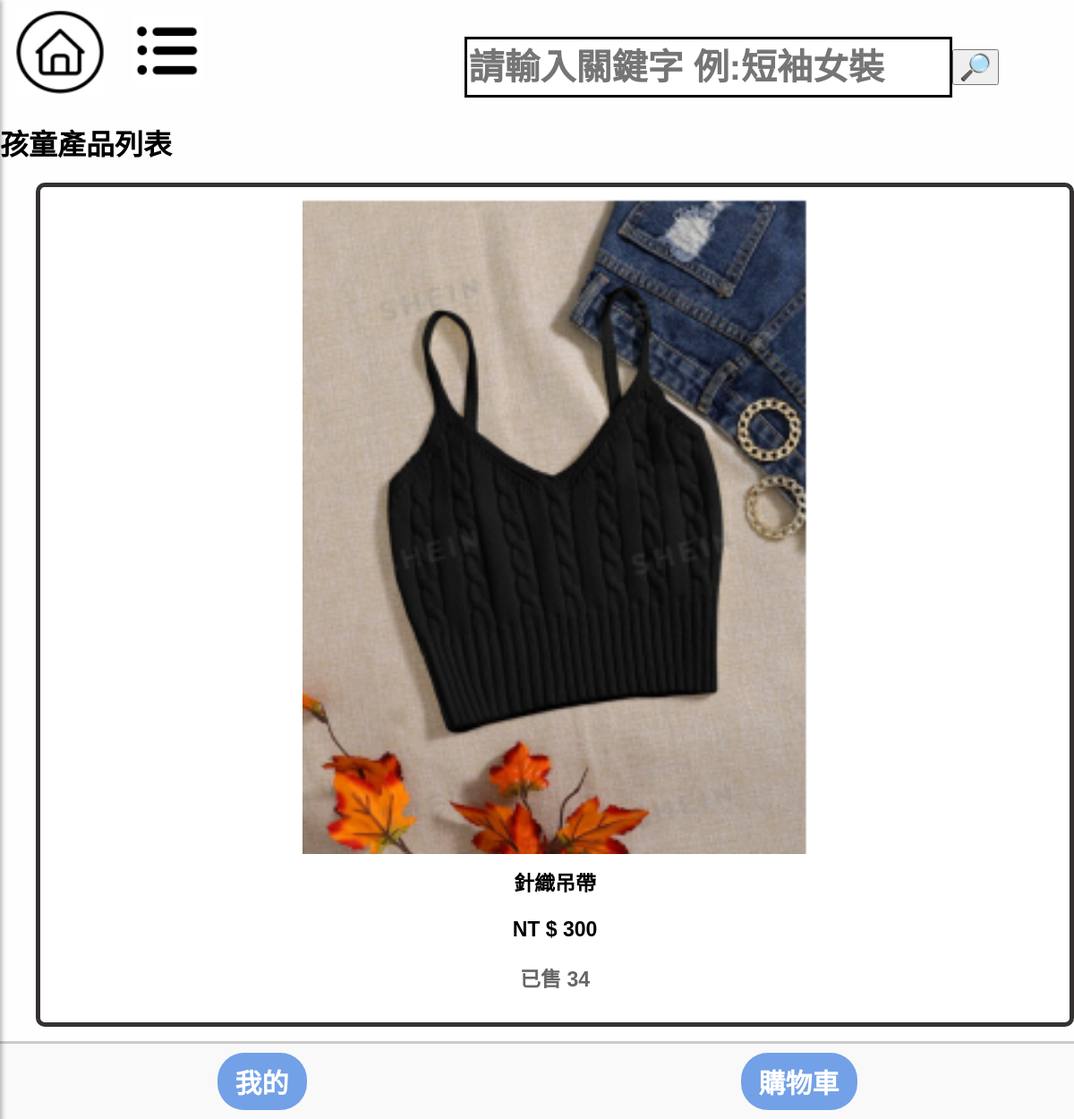
Screenshot of /child/ with the database file from the repository.
### mysite/models.py (models this page shows, shortened)
class Product(models.Model):
    name = models.CharField(max_length=100)
    image = models.ImageField(upload_to='product_images/', default='default.jpg')  # 定義默認值
    price = models.CharField(max_length=20,default='0')
    color = models.CharField(max_length=20,default='商品顏色')
    description = models.TextField()
    quantity = models.IntegerField(default=0)
    category = models.CharField(max_length=10,default="man")

### mysite/views.py (the view)
# urls.py: path('child/',mv.child,name="child"),
def child(request):
    childs_products = Product.objects.filter(category='child')
    return render(request, 'child.html', {'childs_products': childs_products})

### templates/child.html
{% extends "home.html" %}
{% load static %}
{% block content %}
    <h1>孩童產品列表</h1>
    <link rel="stylesheet" href="{% static 'css/main.css' %}">
    <ul>
        {% if childs_products %}
            {% for product in childs_products %}
            <div class="fyp-b">
                {% if product.image %}
                    <img id="fyp-p" src="{{ product.image.url }}" alt="{{ product.name }}">
                {% else %}
                    <p>No image available</p>
                {% endif %}
                <div class="fyp-1t">
                    <a href='/product/{{ product.id }}'>{{product.name }}</a>
                    <p>NT $ {{ product.price }}</p>
                    <p id="sell{{ forloop.counter }}">已售 {{ product.quantity }}</p>
                </div>
            </div>
            {% endfor %}
        {% else %}
            <li>目前沒有相關產品上架喔</li>
        {% endif %}
    </ul>
{% endblock %}

### static/css/main.css (style rules this page uses)
body { font-family: '微軟正黑體', Arial, sans-serif; margin: 0; padding: 0; background-color: #fffefe; }
.fyp-b { background-color: #fff; border: 5px solid #353131; border-radius: 10px; padding: 10px; text-align: center; box-sizing: border-box; }
#fyp-p { width: 50%; height: auto; margin-bottom: 10px; }
.fyp-1t, .fyp-2t { font-weight: bolder; font-size: 23px; margin-bottom: 10px; }
.fyp-1t a { text-decoration: none; color: black; }
#sell1, #sell2 { color: #666; }

### rows the page displays
Product: image (picture), name "針織吊帶", price "300", quantity "34"
